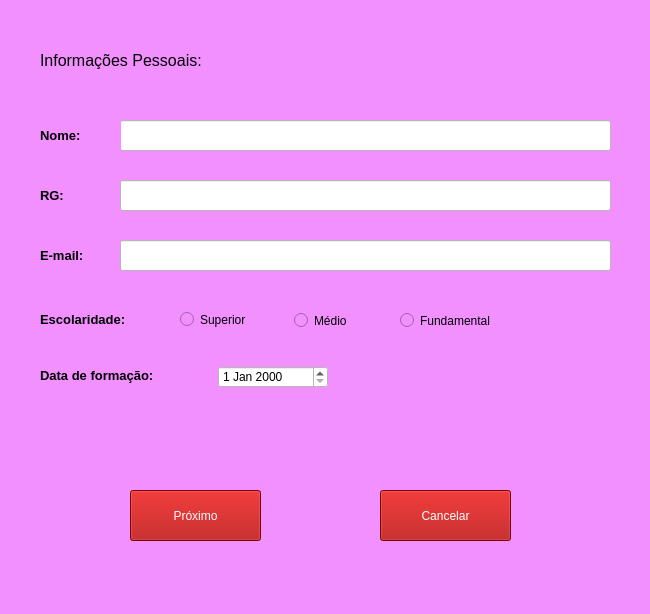
<?xml version="1.0" encoding="UTF-8"?>
<ui version="4.0">
 <class>janelaPrimeira</class>
 <widget class="QMainWindow" name="janelaPrimeira">
  <property name="geometry">
   <rect>
    <x>0</x>
    <y>0</y>
    <width>650</width>
    <height>614</height>
   </rect>
  </property>
  <property name="windowTitle">
   <string>Cadastro - Informações Pessoais</string>
  </property>
  <property name="styleSheet">
   <string notr="true">background-color: rgb(242, 144, 255);</string>
  </property>
  <widget class="QWidget" name="centralwidget">
   <widget class="QPushButton" name="botaoEnviar">
    <property name="geometry">
     <rect>
      <x>130</x>
      <y>490</y>
      <width>131</width>
      <height>51</height>
     </rect>
    </property>
    <property name="styleSheet">
     <string notr="true">color: rgb(170, 85, 0);
color: rgb(255, 255, 255);
font: 75 8pt &quot;MS Shell Dlg 2&quot;;
font: 9pt &quot;MS Shell Dlg 2&quot;;
background-color: rgb(170, 0, 0);</string>
    </property>
    <property name="text">
     <string>Próximo</string>
    </property>
   </widget>
   <widget class="QLabel" name="label">
    <property name="geometry">
     <rect>
      <x>40</x>
      <y>40</y>
      <width>251</width>
      <height>41</height>
     </rect>
    </property>
    <property name="text">
     <string>&lt;html&gt;&lt;head/&gt;&lt;body&gt;&lt;p&gt;&lt;span style=&quot; font-size:12pt;&quot;&gt;Informações Pessoais:&lt;/span&gt;&lt;/p&gt;&lt;/body&gt;&lt;/html&gt;</string>
    </property>
   </widget>
   <widget class="QLineEdit" name="inputNome">
    <property name="geometry">
     <rect>
      <x>120</x>
      <y>120</y>
      <width>491</width>
      <height>31</height>
     </rect>
    </property>
    <property name="styleSheet">
     <string notr="true">background-color: rgb(255, 255, 255);</string>
    </property>
   </widget>
   <widget class="QLabel" name="label_2">
    <property name="geometry">
     <rect>
      <x>40</x>
      <y>120</y>
      <width>81</width>
      <height>31</height>
     </rect>
    </property>
    <property name="text">
     <string>&lt;html&gt;&lt;head/&gt;&lt;body&gt;&lt;p&gt;&lt;span style=&quot; font-size:10pt; font-weight:600;&quot;&gt;Nome:&lt;/span&gt;&lt;/p&gt;&lt;/body&gt;&lt;/html&gt;</string>
    </property>
   </widget>
   <widget class="QLabel" name="label_3">
    <property name="geometry">
     <rect>
      <x>40</x>
      <y>180</y>
      <width>81</width>
      <height>31</height>
     </rect>
    </property>
    <property name="text">
     <string>&lt;html&gt;&lt;head/&gt;&lt;body&gt;&lt;p&gt;&lt;span style=&quot; font-size:10pt; font-weight:600;&quot;&gt;RG:&lt;/span&gt;&lt;/p&gt;&lt;/body&gt;&lt;/html&gt;</string>
    </property>
   </widget>
   <widget class="QLineEdit" name="inputRg">
    <property name="geometry">
     <rect>
      <x>120</x>
      <y>180</y>
      <width>491</width>
      <height>31</height>
     </rect>
    </property>
    <property name="styleSheet">
     <string notr="true">background-color: rgb(255, 255, 255);</string>
    </property>
   </widget>
   <widget class="QLabel" name="label_4">
    <property name="geometry">
     <rect>
      <x>40</x>
      <y>240</y>
      <width>81</width>
      <height>31</height>
     </rect>
    </property>
    <property name="text">
     <string>&lt;html&gt;&lt;head/&gt;&lt;body&gt;&lt;p&gt;&lt;span style=&quot; font-size:10pt; font-weight:600;&quot;&gt;E-mail:&lt;/span&gt;&lt;/p&gt;&lt;/body&gt;&lt;/html&gt;</string>
    </property>
   </widget>
   <widget class="QLineEdit" name="inputEmail">
    <property name="geometry">
     <rect>
      <x>120</x>
      <y>240</y>
      <width>491</width>
      <height>31</height>
     </rect>
    </property>
    <property name="styleSheet">
     <string notr="true">background-color: rgb(255, 255, 255);</string>
    </property>
   </widget>
   <widget class="QLabel" name="label_5">
    <property name="geometry">
     <rect>
      <x>40</x>
      <y>304</y>
      <width>121</width>
      <height>31</height>
     </rect>
    </property>
    <property name="text">
     <string>&lt;html&gt;&lt;head/&gt;&lt;body&gt;&lt;p&gt;&lt;span style=&quot; font-size:10pt; font-weight:600;&quot;&gt;Escolaridade:&lt;/span&gt;&lt;/p&gt;&lt;/body&gt;&lt;/html&gt;</string>
    </property>
   </widget>
   <widget class="QPushButton" name="botaoCancelar">
    <property name="geometry">
     <rect>
      <x>380</x>
      <y>490</y>
      <width>131</width>
      <height>51</height>
     </rect>
    </property>
    <property name="styleSheet">
     <string notr="true">color: rgb(170, 85, 0);
color: rgb(255, 255, 255);
font: 75 8pt &quot;MS Shell Dlg 2&quot;;
font: 9pt &quot;MS Shell Dlg 2&quot;;
background-color: rgb(170, 0, 0);</string>
    </property>
    <property name="text">
     <string>Cancelar</string>
    </property>
   </widget>
   <widget class="QRadioButton" name="radioButtonSuperior">
    <property name="geometry">
     <rect>
      <x>180</x>
      <y>309</y>
      <width>101</width>
      <height>21</height>
     </rect>
    </property>
    <property name="text">
     <string>Superior</string>
    </property>
   </widget>
   <widget class="QRadioButton" name="radioButtonMedio">
    <property name="geometry">
     <rect>
      <x>294</x>
      <y>310</y>
      <width>101</width>
      <height>21</height>
     </rect>
    </property>
    <property name="text">
     <string>Médio</string>
    </property>
   </widget>
   <widget class="QRadioButton" name="radioButtonFundamental">
    <property name="geometry">
     <rect>
      <x>400</x>
      <y>310</y>
      <width>101</width>
      <height>21</height>
     </rect>
    </property>
    <property name="text">
     <string>Fundamental</string>
    </property>
   </widget>
   <widget class="QDateEdit" name="dataFormacao">
    <property name="geometry">
     <rect>
      <x>218</x>
      <y>366</y>
      <width>110</width>
      <height>22</height>
     </rect>
    </property>
    <property name="styleSheet">
     <string notr="true">background-color: rgb(255, 255, 255);</string>
    </property>
   </widget>
   <widget class="QLabel" name="label_6">
    <property name="geometry">
     <rect>
      <x>40</x>
      <y>360</y>
      <width>161</width>
      <height>31</height>
     </rect>
    </property>
    <property name="text">
     <string>&lt;html&gt;&lt;head/&gt;&lt;body&gt;&lt;p&gt;&lt;span style=&quot; font-size:10pt; font-weight:600;&quot;&gt;Data de formação:&lt;/span&gt;&lt;/p&gt;&lt;/body&gt;&lt;/html&gt;</string>
    </property>
   </widget>
  </widget>
  <widget class="QStatusBar" name="statusbar"/>
 </widget>
 <resources/>
 <connections>
  <connection>
   <sender>botaoCancelar</sender>
   <signal>clicked()</signal>
   <receiver>janelaPrimeira</receiver>
   <slot>close()</slot>
   <hints>
    <hint type="sourcelabel">
     <x>445</x>
     <y>515</y>
    </hint>
    <hint type="destinationlabel">
     <x>324</x>
     <y>306</y>
    </hint>
   </hints>
  </connection>
 </connections>
</ui>
